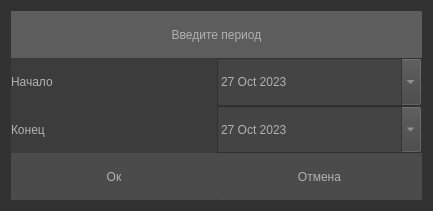
<?xml version="1.0" encoding="UTF-8"?>
<ui version="4.0">
 <class>PeriodForm</class>
 <widget class="QWidget" name="PeriodForm">
  <property name="geometry">
   <rect>
    <x>0</x>
    <y>0</y>
    <width>433</width>
    <height>211</height>
   </rect>
  </property>
  <property name="windowTitle">
   <string>Form</string>
  </property>
  <property name="styleSheet">
   <string notr="true">font: 12pt &quot;Times New Roman&quot;;
background-color: rgb(50, 50, 50);
color: #b1b1b1;</string>
  </property>
  <layout class="QVBoxLayout" name="verticalLayout_2">
   <item>
    <layout class="QVBoxLayout" name="verticalLayout" stretch="1,1,1,1">
     <property name="spacing">
      <number>0</number>
     </property>
     <property name="sizeConstraint">
      <enum>QLayout::SetDefaultConstraint</enum>
     </property>
     <item>
      <widget class="QLabel" name="label">
       <property name="sizePolicy">
        <sizepolicy hsizetype="Minimum" vsizetype="Preferred">
         <horstretch>0</horstretch>
         <verstretch>0</verstretch>
        </sizepolicy>
       </property>
       <property name="styleSheet">
        <string notr="true">background-color: rgb(93, 93, 93);</string>
       </property>
       <property name="text">
        <string>Введите период</string>
       </property>
       <property name="alignment">
        <set>Qt::AlignCenter</set>
       </property>
      </widget>
     </item>
     <item>
      <layout class="QHBoxLayout" name="horizontalLayout_2" stretch="1,1">
       <property name="spacing">
        <number>0</number>
       </property>
       <item>
        <widget class="QLabel" name="label_2">
         <property name="styleSheet">
          <string notr="true">background-color: rgb(60, 60, 60);</string>
         </property>
         <property name="text">
          <string>Начало</string>
         </property>
        </widget>
       </item>
       <item>
        <widget class="QDateEdit" name="date_start">
         <property name="sizePolicy">
          <sizepolicy hsizetype="Minimum" vsizetype="Preferred">
           <horstretch>0</horstretch>
           <verstretch>0</verstretch>
          </sizepolicy>
         </property>
         <property name="styleSheet">
          <string notr="true">background-color: rgb(68, 68, 68);</string>
         </property>
         <property name="minimumDate">
          <date>
           <year>2000</year>
           <month>1</month>
           <day>1</day>
          </date>
         </property>
         <property name="calendarPopup">
          <bool>true</bool>
         </property>
         <property name="date">
          <date>
           <year>2023</year>
           <month>10</month>
           <day>27</day>
          </date>
         </property>
        </widget>
       </item>
      </layout>
     </item>
     <item>
      <layout class="QHBoxLayout" name="horizontalLayout_3" stretch="1,1">
       <property name="spacing">
        <number>0</number>
       </property>
       <item>
        <widget class="QLabel" name="label_3">
         <property name="styleSheet">
          <string notr="true">background-color: rgb(60, 60, 60);</string>
         </property>
         <property name="text">
          <string>Конец</string>
         </property>
        </widget>
       </item>
       <item>
        <widget class="QDateEdit" name="date_end">
         <property name="sizePolicy">
          <sizepolicy hsizetype="Minimum" vsizetype="Preferred">
           <horstretch>0</horstretch>
           <verstretch>0</verstretch>
          </sizepolicy>
         </property>
         <property name="styleSheet">
          <string notr="true">background-color: rgb(68, 68, 68);</string>
         </property>
         <property name="minimumDate">
          <date>
           <year>2000</year>
           <month>1</month>
           <day>1</day>
          </date>
         </property>
         <property name="calendarPopup">
          <bool>true</bool>
         </property>
         <property name="date">
          <date>
           <year>2023</year>
           <month>10</month>
           <day>27</day>
          </date>
         </property>
        </widget>
       </item>
      </layout>
     </item>
     <item>
      <layout class="QHBoxLayout" name="horizontalLayout" stretch="1,1">
       <property name="spacing">
        <number>0</number>
       </property>
       <item>
        <widget class="QPushButton" name="btn_ok">
         <property name="sizePolicy">
          <sizepolicy hsizetype="Minimum" vsizetype="Minimum">
           <horstretch>0</horstretch>
           <verstretch>0</verstretch>
          </sizepolicy>
         </property>
         <property name="styleSheet">
          <string notr="true">QPushButton{
	background-color: rgb(75, 75, 75);
	border-radius: 1px;
}
QPushButton:hover {
     background-color: rgb(80,80, 80);
}
QPushButton:pressed {
    background-color: rgb(120,120,120);
}</string>
         </property>
         <property name="text">
          <string>Ок</string>
         </property>
        </widget>
       </item>
       <item>
        <widget class="QPushButton" name="btn_cancel">
         <property name="sizePolicy">
          <sizepolicy hsizetype="Minimum" vsizetype="Minimum">
           <horstretch>0</horstretch>
           <verstretch>0</verstretch>
          </sizepolicy>
         </property>
         <property name="styleSheet">
          <string notr="true">QPushButton{
	background-color: rgb(75, 75, 75);
	border-radius: 1px;
}
QPushButton:hover {
     background-color: rgb(80,80, 80);
}
QPushButton:pressed {
    background-color: rgb(120,120,120);
}</string>
         </property>
         <property name="text">
          <string>Отмена</string>
         </property>
        </widget>
       </item>
      </layout>
     </item>
    </layout>
   </item>
  </layout>
 </widget>
 <resources/>
 <connections/>
</ui>
